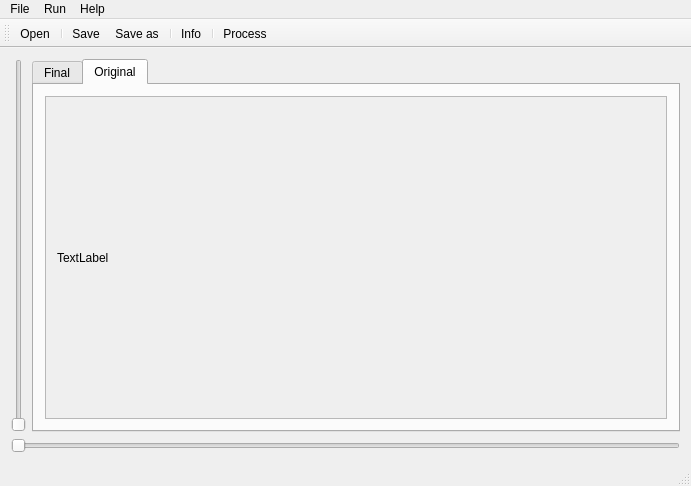
<?xml version="1.0" encoding="UTF-8"?>
<ui version="4.0">
 <class>MainWindow</class>
 <widget class="QMainWindow" name="MainWindow">
  <property name="geometry">
   <rect>
    <x>0</x>
    <y>0</y>
    <width>691</width>
    <height>486</height>
   </rect>
  </property>
  <property name="windowTitle">
   <string>MainWindow</string>
  </property>
  <widget class="QWidget" name="centralWidget">
   <layout class="QGridLayout" name="gridLayout">
    <item row="0" column="1">
     <widget class="QTabWidget" name="tabWidget">
      <property name="tabPosition">
       <enum>QTabWidget::North</enum>
      </property>
      <property name="tabShape">
       <enum>QTabWidget::Rounded</enum>
      </property>
      <property name="currentIndex">
       <number>1</number>
      </property>
      <property name="elideMode">
       <enum>Qt::ElideMiddle</enum>
      </property>
      <property name="movable">
       <bool>true</bool>
      </property>
      <widget class="QWidget" name="tab">
       <attribute name="title">
        <string>Final</string>
       </attribute>
       <layout class="QHBoxLayout" name="horizontalLayout">
        <item>
         <widget class="QScrollArea" name="scrollArea">
          <property name="widgetResizable">
           <bool>true</bool>
          </property>
          <widget class="QWidget" name="scrollAreaWidgetContents">
           <property name="geometry">
            <rect>
             <x>0</x>
             <y>0</y>
             <width>628</width>
             <height>319</height>
            </rect>
           </property>
           <layout class="QHBoxLayout" name="horizontalLayout_3">
            <item>
             <widget class="QLabel" name="imgLabel1">
              <property name="text">
               <string>TextLabel</string>
              </property>
             </widget>
            </item>
           </layout>
          </widget>
         </widget>
        </item>
       </layout>
      </widget>
      <widget class="QWidget" name="tab_2">
       <attribute name="title">
        <string>Original</string>
       </attribute>
       <layout class="QHBoxLayout" name="horizontalLayout_2">
        <item>
         <widget class="QScrollArea" name="scrollArea_2">
          <property name="widgetResizable">
           <bool>true</bool>
          </property>
          <widget class="QWidget" name="scrollAreaWidgetContents_2">
           <property name="geometry">
            <rect>
             <x>0</x>
             <y>0</y>
             <width>628</width>
             <height>319</height>
            </rect>
           </property>
           <layout class="QHBoxLayout" name="horizontalLayout_4">
            <item>
             <widget class="QLabel" name="imgLabel2">
              <property name="text">
               <string>TextLabel</string>
              </property>
             </widget>
            </item>
           </layout>
          </widget>
         </widget>
        </item>
       </layout>
      </widget>
     </widget>
    </item>
    <item row="1" column="0" colspan="2">
     <widget class="QSlider" name="horizontalSlider">
      <property name="orientation">
       <enum>Qt::Horizontal</enum>
      </property>
     </widget>
    </item>
    <item row="0" column="0">
     <widget class="QSlider" name="verticalSlider">
      <property name="orientation">
       <enum>Qt::Vertical</enum>
      </property>
     </widget>
    </item>
   </layout>
  </widget>
  <widget class="QMenuBar" name="menuBar">
   <property name="geometry">
    <rect>
     <x>0</x>
     <y>0</y>
     <width>691</width>
     <height>19</height>
    </rect>
   </property>
   <widget class="QMenu" name="menuFile">
    <property name="title">
     <string>File</string>
    </property>
    <addaction name="actionOpen"/>
    <addaction name="separator"/>
    <addaction name="actionSave"/>
    <addaction name="actionSave_as"/>
    <addaction name="actionClose"/>
   </widget>
   <widget class="QMenu" name="menuHelp">
    <property name="title">
     <string>Help</string>
    </property>
    <addaction name="actionInfo"/>
   </widget>
   <widget class="QMenu" name="menuRun">
    <property name="title">
     <string>Run</string>
    </property>
    <addaction name="actionProcess"/>
   </widget>
   <addaction name="menuFile"/>
   <addaction name="menuRun"/>
   <addaction name="menuHelp"/>
  </widget>
  <widget class="QToolBar" name="mainToolBar">
   <attribute name="toolBarArea">
    <enum>TopToolBarArea</enum>
   </attribute>
   <attribute name="toolBarBreak">
    <bool>false</bool>
   </attribute>
   <addaction name="actionOpen"/>
   <addaction name="separator"/>
   <addaction name="actionSave"/>
   <addaction name="actionSave_as"/>
   <addaction name="separator"/>
   <addaction name="actionInfo"/>
   <addaction name="separator"/>
   <addaction name="actionProcess"/>
  </widget>
  <widget class="QStatusBar" name="statusBar"/>
  <action name="actionOpen">
   <property name="icon">
    <iconset resource="resource.qrc">
     <normaloff>:/img/images/open.png</normaloff>:/img/images/open.png</iconset>
   </property>
   <property name="text">
    <string>Open</string>
   </property>
  </action>
  <action name="actionSave">
   <property name="icon">
    <iconset resource="resource.qrc">
     <normaloff>:/img/images/save.png</normaloff>:/img/images/save.png</iconset>
   </property>
   <property name="text">
    <string>Save</string>
   </property>
  </action>
  <action name="actionSave_as">
   <property name="icon">
    <iconset resource="resource.qrc">
     <normaloff>:/img/images/saveAs.png</normaloff>:/img/images/saveAs.png</iconset>
   </property>
   <property name="text">
    <string>Save as</string>
   </property>
  </action>
  <action name="actionClose">
   <property name="icon">
    <iconset resource="resource.qrc">
     <normaloff>:/img/images/close.png</normaloff>:/img/images/close.png</iconset>
   </property>
   <property name="text">
    <string>Close</string>
   </property>
  </action>
  <action name="actionInfo">
   <property name="icon">
    <iconset resource="resource.qrc">
     <normaloff>:/img/images/info.png</normaloff>:/img/images/info.png</iconset>
   </property>
   <property name="text">
    <string>Info</string>
   </property>
  </action>
  <action name="actionProcess">
   <property name="icon">
    <iconset resource="resource.qrc">
     <normaloff>:/img/images/process.png</normaloff>:/img/images/process.png</iconset>
   </property>
   <property name="text">
    <string>Process</string>
   </property>
  </action>
 </widget>
 <layoutdefault spacing="6" margin="11"/>
 <resources>
  <include location="resource.qrc"/>
 </resources>
 <connections/>
</ui>
